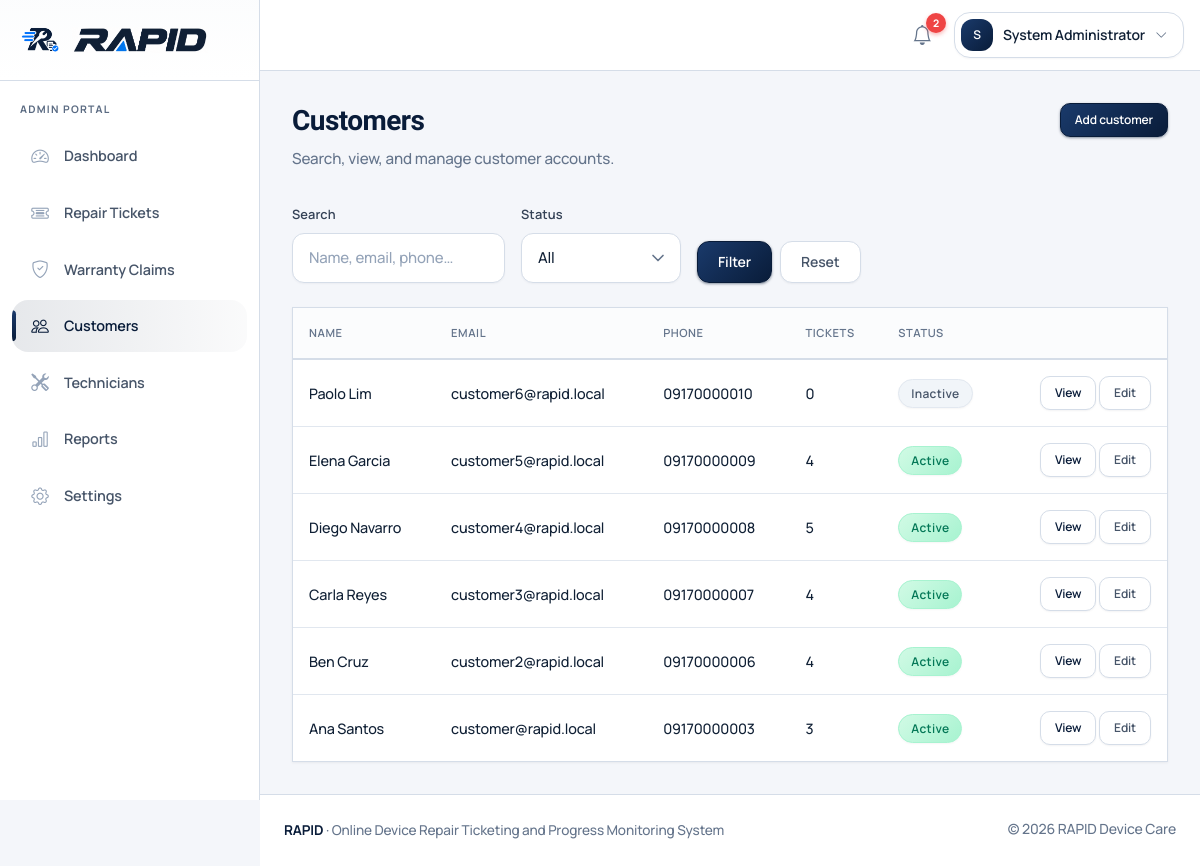
The page /admin/customers (signed in) on the database its author committed.
### tables this page shows
CREATE TABLE `users` (
  `id` INT UNSIGNED NOT NULL AUTO_INCREMENT COMMENT 'Unique ID of the user',
  `role` ENUM('admin', 'technician', 'customer') NOT NULL COMMENT 'Role of the user in the RAPID system',
  `first_name` VARCHAR(100) NOT NULL COMMENT 'First name of the user',
  `last_name` VARCHAR(100) NOT NULL COMMENT 'Last name of the user',
  `email` VARCHAR(190) NOT NULL COMMENT 'Email address used to log in',
  `phone` VARCHAR(30) DEFAULT NULL COMMENT 'Contact number of the user',
  `password` VARCHAR(255) NOT NULL COMMENT 'Hashed password of the user',
  `status` ENUM('active', 'inactive') NOT NULL DEFAULT 'active' COMMENT 'Account status of the user',
  `created_at` DATETIME NOT NULL DEFAULT CURRENT_TIMESTAMP COMMENT 'Date and time the user was created',
  `updated_at` DATETIME NOT NULL DEFAULT CURRENT_TIMESTAMP ON UPDATE CURRENT_TIMESTAMP COMMENT 'Date and time the user was last updated',
  PRIMARY KEY (`id`),
  UNIQUE KEY `uq_users_email` (`email`),
  KEY `idx_users_role` (`role`),
  KEY `idx_users_status` (`status`)
);

CREATE TABLE `customers` (
  `id` INT UNSIGNED NOT NULL AUTO_INCREMENT COMMENT 'Unique ID of the customer',
  `user_id` INT UNSIGNED NOT NULL COMMENT 'Linked user account of the customer',
  `address` TEXT DEFAULT NULL COMMENT 'Address of the customer',
  `created_at` DATETIME NOT NULL DEFAULT CURRENT_TIMESTAMP COMMENT 'Date and time the customer was created',
  `updated_at` DATETIME NOT NULL DEFAULT CURRENT_TIMESTAMP ON UPDATE CURRENT_TIMESTAMP COMMENT 'Date and time the customer was last updated',
  PRIMARY KEY (`id`),
  UNIQUE KEY `uq_customers_user` (`user_id`),
  CONSTRAINT `fk_customers_user` FOREIGN KEY (`user_id`) REFERENCES `users` (`id`) ON DELETE CASCADE
);

### config/database.php (called while the page is built, shortened)
<?php
function db(): PDO
{
    static $pdo = null;
    if ($pdo instanceof PDO) {
        return $pdo;
    }
    $dsn = 'mysql:host=' . DB_HOST . ';dbname=' . DB_NAME . ';charset=' . DB_CHARSET;
    try {
        $pdo = new PDO($dsn, DB_USER, DB_PASS, [
            PDO::ATTR_ERRMODE            => PDO::ERRMODE_EXCEPTION,
            PDO::ATTR_DEFAULT_FETCH_MODE => PDO::FETCH_ASSOC,
            PDO::ATTR_EMULATE_PREPARES   => false,
        ]);
    } catch (PDOException $e) {
        if (defined('APP_DEBUG') && APP_DEBUG) {
            throw $e;
        }
        error_log('Database connection failed: ' . $e->getMessage());
        http_response_code(500);
        exit('Unable to connect to the database. Please try again later.');
    }
    return $pdo;
}

### includes/auth.php (called while the page is built, shortened)
<?php
require_once __DIR__ . '/functions.php';
function current_user(): ?array
{
    static $cached = null;
    static $cachedId = null;
    $id = (int) $_SESSION['user_id'];
    if ($cached !== null && $cachedId === $id) {
        return $cached;
    }
    try {
        $stmt = db()->prepare(
            'SELECT id, role, first_name, last_name, email, phone, status
             FROM users WHERE id = ? LIMIT 1'
        );
        $stmt->execute([$id]);
        $user = $stmt->fetch();
        $cached = $user;
        $cachedId = $id;
        return $user;
    } catch (Throwable $e) {
        error_log('current_user failed: ' . $e->getMessage());
        return null;
    }
}
function is_logged_in(): bool
{
    return current_user() !== null;
}
function require_login(): void
{
    if (!is_logged_in()) {
        flash_set('warning', 'Please sign in to continue.');
        redirect('auth/login.php');
    }
}
function require_role($roles): void
{
    require_login();
}

### includes/admin_users.php (called while the page is built, shortened)
<?php
function count_unread_notifications(int $userId): int
{
    $stmt = db()->prepare('SELECT COUNT(*) FROM notifications WHERE user_id = ? AND is_read = 0');
    $stmt->execute([$userId]);
    return (int) $stmt->fetchColumn();
}

### includes/functions.php (called while the page is built, shortened)
<?php
require_once __DIR__ . '/../config/database.php';
function e(?string $value): string
{
    return htmlspecialchars((string) $value, ENT_QUOTES | ENT_SUBSTITUTE, 'UTF-8');
}
function url(string $path = ''): string
{
    $path = ltrim($path, '/');
    $base = BASE_URL;
    $hash = '';
    $hashPos = strpos($path, '#');
    $query = '';
    $qPos = strpos($path, '?');
    if ($qPos !== false) {
        $query = substr($path, $qPos);
        $path = substr($path, 0, $qPos);
    }
    if ($path !== '') {
        if (preg_match('#(?:^|/)index\.php$#i', $path)) {
            $path = (string) preg_replace('#index\.php$#i', '', $path);
        } elseif (preg_match('#\.php$#i', $path)) {
            $path = (string) preg_replace('#\.php$#i', '', $path);
        }
    }
    if ($path === '' || $path === '/') {
        $href = $base === '' ? '/' : $base . '/';
    } else {
        $href = ($base === '' ? '' : $base) . '/' . $path;
    }
    return $href . $query . $hash;
}
require_once __DIR__ . '/admin_users.php';

### admin/customers.php (the view, shortened to what this page needs)
<?php
require_once __DIR__ . '/../includes/auth.php';
require_role('admin');
$q = trim((string) ($_GET['q'] ?? ''));
$page = max(1, (int) ($_GET['page'] ?? 1));
$perPage = 15;
$offset = ($page - 1) * $perPage;
$where = ["u.role = 'customer'"];
$params = [];
$whereSql = implode(' AND ', $where);
$stmt = db()->prepare(
    "SELECT c.id, c.address, u.first_name, u.last_name, u.email, u.phone, u.status, u.created_at,
            (SELECT COUNT(*) FROM repair_tickets rt WHERE rt.customer_id = c.id) AS ticket_count
     FROM customers c
     INNER JOIN users u ON u.id = c.user_id
     WHERE $whereSql
     ORDER BY u.created_at DESC
     LIMIT $perPage OFFSET $offset"
);
$stmt->execute($params);
$customers = $stmt->fetchAll();
$navVariant = 'app';
$activeNav = 'customers';
require_once __DIR__ . '/../includes/header.php';
require_once __DIR__ . '/../includes/navbar.php';
?>
<div class="app-shell">
    <?php require_once __DIR__ . '/../includes/sidebar.php'; ?>
    <main class="app-main">
        <div class="page-header flex flex-wrap justify-between items-start gap-2">
            <div>
                <h1>Customers</h1>
                <p>Search, view, and manage customer accounts.</p>
            </div>
            <a class="btn btn-rapid-primary btn-sm" href="<?= e(url('admin/customer_form.php')) ?>">Add customer</a>
        </div>
        <form method="get" class="filter-bar">
            <div>
                <label class="form-label" for="q">Search</label>
                <input type="text" class="form-control" id="q" name="q" value="<?= e($q) ?>" placeholder="Name, email, phone…">
            </div>
            <div>
                <label class="form-label" for="status">Status</label>
                <select class="form-select" id="status" name="status">
                    <option value="">All</option>
                </select>
            </div>
            <div class="flex gap-2">
                <button class="btn btn-rapid-primary" type="submit">Filter</button>
                <a class="btn btn-outline-secondary" href="<?= e(url('admin/customers.php')) ?>">Reset</a>
            </div>
        </form>
        <div class="rapid-card p-0 overflow-hidden">
            <?php if (!$customers): ?>
                <div class="empty-state"><p class="mb-0">No customers found.</p></div>
            <?php else: ?>
                <div class="overflow-x-auto">
                    <table class="rapid-table">
                        <thead>
                            <tr>
                                <th>Name</th>
                                <th>Email</th>
                                <th>Phone</th>
                                <th>Tickets</th>
                                <th>Status</th>
                                <th></th>
                            </tr>
                        </thead>
                        <tbody>
                            <?php foreach ($customers as $c): ?>
                                <tr>
                                    <td class="font-semibold"><?= e($c['first_name'] . ' ' . $c['last_name']) ?></td>
                                    <td><?= e($c['email']) ?></td>
                                    <td><?= e($c['phone'] ?: '—') ?></td>
                                    <td><?= (int) $c['ticket_count'] ?></td>
                                    <td>
                                        <span class="badge-status <?= $c['status'] === 'active' ? 'badge-status-success' : 'badge-status-muted' ?>">
                                            <?= e(ucfirst($c['status'])) ?>
                                        </span>
                                    </td>
                                    <td class="text-right whitespace-nowrap">
                                        <a class="btn btn-sm btn-rapid-outline" href="<?= e(url('admin/customer.php?id=' . (int) $c['id'])) ?>">View</a>
                                        <a class="btn btn-sm btn-outline-secondary" href="<?= e(url('admin/customer_form.php?id=' . (int) $c['id'])) ?>">Edit</a>
                                    </td>
                                </tr>
                            <?php endforeach; ?>
                        </tbody>
                    </table>
                </div>
            <?php endif; ?>
        </div>
    </main>
</div>
<?php require_once __DIR__ . '/../includes/footer.php'; ?>

### includes/navbar.php (shortened to what this page needs)
<?php
$user = current_user();
$navVariant = $navVariant ?? 'public';
$unreadCount = ($navVariant === 'app' && $user) ? count_unread_notifications((int) $user['id']) : 0;
$fluid = $navVariant === 'app';
$isApp = $navVariant === 'app' && $user;
?>
<nav class="rapid-navbar <?= $isApp ? 'rapid-navbar-app' : 'rapid-navbar-public' ?>">
    <div class="<?= $fluid ? 'container-fluid-rapid' : 'container-rapid' ?>">
        <div class="flex flex-wrap items-center gap-3">
            <?php if ($isApp): ?>
                <div class="flex items-center gap-3 ml-auto">
                    <div class="relative" data-dropdown>
                        <button class="nav-notify" type="button" id="notifyToggle" aria-expanded="false" aria-haspopup="true" title="Notifications" data-dropdown-toggle>
                            <i class="bi bi-bell" aria-hidden="true"></i>
                            <span class="notify-badge <?= $unreadCount > 0 ? '' : 'is-hidden' ?>" id="notifyBadge"><?= $unreadCount > 99 ? '99+' : (int) $unreadCount ?></span>
                        </button>
                    </div>
                    <div class="relative" data-dropdown>
                        <button class="btn-user-menu" type="button" aria-expanded="false" aria-haspopup="true" data-dropdown-toggle>
                            <span class="user-avatar"><?= e(strtoupper(substr($user['first_name'], 0, 1))) ?></span>
                            <span class="hidden md:inline"><?= e($user['first_name'] . ' ' . $user['last_name']) ?></span>
                            <i class="bi bi-chevron-down text-xs text-rapid-muted" aria-hidden="true"></i>
                        </button>
                    </div>
                </div>
            <?php endif; ?>
        </div>
    </div>
</nav>

### includes/sidebar.php (shortened to what this page needs)
<?php
$user = current_user();
$role = $user['role'] ?? '';
$activeNav = $activeNav ?? 'dashboard';
switch ($role) {
    case 'admin':
        $links = [
            ['key' => 'dashboard', 'label' => 'Dashboard', 'href' => 'admin/index.php', 'icon' => 'bi-speedometer2'],
            ['key' => 'tickets', 'label' => 'Repair Tickets', 'href' => 'admin/tickets.php', 'icon' => 'bi-ticket-detailed'],
            ['key' => 'claims', 'label' => 'Warranty Claims', 'href' => 'admin/claims.php', 'icon' => 'bi-shield-check'],
            ['key' => 'customers', 'label' => 'Customers', 'href' => 'admin/customers.php', 'icon' => 'bi-people'],
            ['key' => 'technicians', 'label' => 'Technicians', 'href' => 'admin/technicians.php', 'icon' => 'bi-tools'],
            ['key' => 'reports', 'label' => 'Reports', 'href' => 'admin/reports.php', 'icon' => 'bi-bar-chart'],
            ['key' => 'settings', 'label' => 'Settings', 'href' => 'admin/settings.php', 'icon' => 'bi-gear'],
        ];
        break;
}
?>
<aside class="rapid-sidebar" tabindex="-1" id="appSidebar" aria-label="<?= e(ucfirst($role)) ?> navigation">
    <div class="sidebar-brand">
        <?php
        require __DIR__ . '/brand_lockup.php';
        ?>
    </div>
    <div class="sidebar-role"><?= e($role) ?> portal</div>
    <nav class="sidebar-nav">
        <?php foreach ($links as $link): ?>
            <?php
            $isActive = $activeNav === $link['key'];
            $soon = !empty($link['soon']);
            ?>
            <a class="sidebar-link <?= $isActive ? 'active' : '' ?><?= $soon ? ' is-soon' : '' ?>"
               href="<?= e(url($link['href'])) ?>"
               <?= $isActive ? 'aria-current="page"' : '' ?>
               <?= $soon ? 'title="Coming in the next build step"' : '' ?>>
                <i class="bi <?= e($link['icon']) ?>" aria-hidden="true"></i>
                <span><?= e($link['label']) ?></span>
            </a>
        <?php endforeach; ?>
    </nav>
</aside>

### rows shown on the page
users: first_name "S", first_name+last_name "System Administrator", role "ADMIN"
customers: user.last_name "Paolo Lim", user.email "customer6@rapid.local", user.phone "09170000010", ticket_count "0", user.status "Inactive"
customers: user.last_name "Elena Garcia", user.email "customer5@rapid.local", user.phone "09170000009", ticket_count "4", user.status "Active"
customers: user.last_name "Diego Navarro", user.email "customer4@rapid.local", user.phone "09170000008", ticket_count "5", user.status "Active"
customers: user.last_name "Carla Reyes", user.email "customer3@rapid.local", user.phone "09170000007", ticket_count "4", user.status "Active"
customers: user.last_name "Ben Cruz", user.email "customer2@rapid.local", user.phone "09170000006", ticket_count "4", user.status "Active"
customers: user.last_name "Ana Santos", user.email "customer@rapid.local", user.phone "09170000003", ticket_count "3", user.status "Active"

### other values the page prints
$unreadCount "2"
$link['label'] "Dashboard"
$link['label'] "Repair Tickets"
$link['label'] "Warranty Claims"
$link['label'] "Customers"
$link['label'] "Technicians"
$link['label'] "Reports"
$link['label'] "Settings"
APP_NAME "RAPID"
APP_SUBTITLE "Online Device Repair Ticketing and Progress Monitoring System"
SHOP_NAME "RAPID Device Care"
